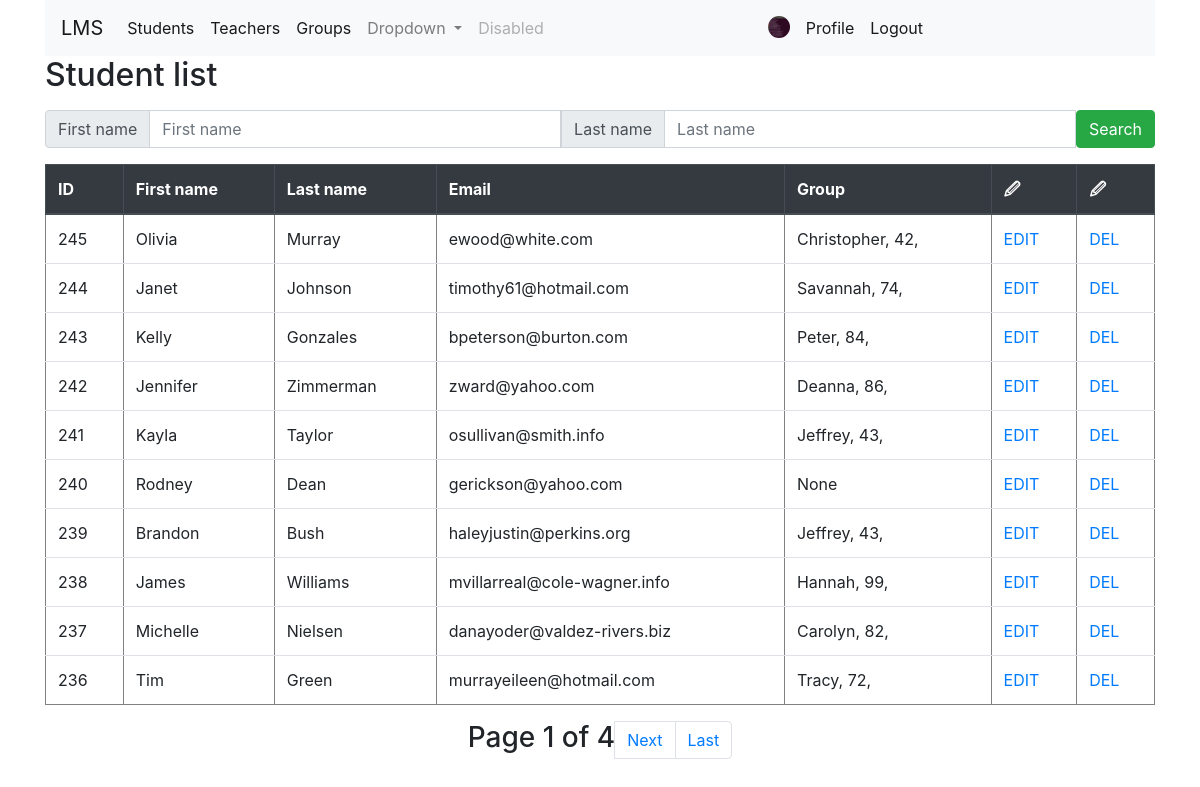
Screenshot of /students/ (signed in) with the database file from the repository.
### user_account/models.py (models this page shows)
class UserAccountProfile(models.Model):
    user = models.OneToOneField(
        User, on_delete=models.CASCADE, related_name='profile'
    )
    image = models.ImageField(default='default.jpg', upload_to='pics')

### student/models.py (models this page shows, shortened)
class Student(models.Model):
    first_name = models.CharField(max_length=40, null=False)
    last_name = models.CharField(max_length=20, null=False)
    email = models.EmailField(max_length=50, null=True, db_index=True)
    birthday = models.DateField(default=datetime.date.today)
    phone_number = models.CharField(max_length=25, default=380000000000, unique=True)
    group = models.ForeignKey(to=Group, null=True, on_delete=models.SET_NULL, related_name='students')

### group/models.py (models this page shows, shortened)
class Group(models.Model):
    name_group = models.CharField(max_length=15, null=False)
    number_of_group = models.IntegerField(validators=[MinValueValidator(0), MaxValueValidator(99)], null=False)
    teacher = models.ForeignKey(to=Teacher, null=True, on_delete=models.SET_NULL, related_name='groups')
    classroom = models.ManyToManyField(to=ClassRoom, null=True, related_name='groups')
    def __str__(self):
        return f'{self.name_group},' \
               f' {self.number_of_group},'

### student/views.py (the view)
# urls.py: path('', StudentsListView.as_view(), name='list'),
class StudentsListView(LoginRequiredMixin, ListView):
    model = Student
    template_name = 'students_list.html'
    context_object_name = 'students_list'
    login_url = reverse_lazy('login')
    paginate_by = 10
    def get_queryset(self):
        request = self.request
        qs = super().get_queryset()
        qs = qs.select_related('group')
        qs = qs.order_by('-id')
        if request.GET.get("fname") or request.GET.get('lname'):
            qs = qs.filter(Q(first_name=request.GET.get("fname")) | Q(last_name=request.GET.get("lname")))
        return qs
    def get_context_data(self, *, object_list=None, **kwargs):
        context = super().get_context_data(object_list=None, **kwargs)
        params = self.request.GET
        context['title'] = 'Student list'
        context['query_params'] = urlencode({k: v for k, v in params.items() if k != 'page'})
        return context

### student/templates/students_list.html (shortened to what this page needs)
{% extends 'base.html' %}
{% block content %}
<form>
    <div class="input-group mb-3">
        <div class="input-group-prepend">
            <span class="input-group-text" id="basic-addon1">First name</span>
        </div>
        <input name="fname" type="text" class="form-control" placeholder="First name" aria-label="firstname"
               aria-describedby="basic-addon1">
        <div class="input-group-prepend">
            <span class="input-group-text" id="basic-addon1">Last name</span>
        </div>
        <input name="lname" type="text" class="form-control" placeholder="Last name" aria-label="lastname"
               aria-describedby="basic-addon1">
        <button type="submit" class="btn btn-success">Search</button>
    </div>
</form>
{% include 'includes/students_table.html' %}
{% endblock %}

### templates/base.html (shortened to what this page needs)
<!DOCTYPE html>
<html lang="en">
<head>
    <link rel="stylesheet" href="https://stackpath.bootstrapcdn.com/bootstrap/4.5.0/css/bootstrap.min.css"
>
</head>
<body>
<div class="container">
    <nav class="navbar navbar-expand-lg navbar-light bg-light">
        <a class="navbar-brand" href="{% url 'index' %}">LMS</a>
        <div class="collapse navbar-collapse" id="navbarSupportedContent">
            <ul class="navbar-nav mr-auto">
                <li class="nav-item active">
                    <a class="nav-link" href="{% url 'students:list' %}">Students <span class="sr-only">(current)</span></a>
                </li>
                <li class="nav-item active">
                    <a class="nav-link" href="{% url 'teachers:list' %}">Teachers <span class="sr-only">(current)</span></a>
                </li>
                <li class="nav-item active">
                    <a class="nav-link" href="{% url 'groups:list' %}">Groups <span class="sr-only">(current)</span></a>
                </li>
                <li class="nav-item dropdown">
                    <a class="nav-link dropdown-toggle" href="#" id="navbarDropdown" role="button"
                       data-toggle="dropdown" aria-haspopup="true" aria-expanded="false">
                        Dropdown
                    </a>
                </li>
                <li class="nav-item">
                    <a class="nav-link disabled" href="#" tabindex="-1" aria-disabled="true">Disabled</a>
                </li>
            </ul>
            <ul class="navbar-nav mr-auto">
                {% if user.is_authenticated %}
                <div class="img-circle.vert">
                    <img class="rounded-circle p-1 m-1" width="30" height="30" src="{{ user.profile.image.url }}">
                </div>
                <li class="nav-item active">
                    <a class="nav-link" href="{% url 'profile' %}">Profile <span class="sr-only">(current)</span></a>
                </li>
                <li class="nav-item active">
                    <a class="nav-link" href="{% url 'logout' %}">Logout <span class="sr-only">(current)</span></a>
                </li>
                {% endif %}
            </ul>
        </div>
    </nav>
    <h2>{{ title }}</h2>
    {% block content %}
    {% endblock %}
</div>
</body>
</html>

### student/templates/includes/students_table.html
{% if students_list %}
    <table border="1px" class="table table-hover">
        <thead class="thead-dark">
        <tr>
          <th>ID</th>
          <th>First name</th>
          <th>Last name</th>
          <th>Email</th>
          <th>Group</th>
          <th>🖉</th>
          <th>🖉</th>
        </tr>
        </thead>
        {% for student in students_list %}
            <tr>
              <td> {{ student.id }}</td>
              <td> {{ student.first_name }}</td>
              <td> {{ student.last_name }}</td>
              <td> {{ student.email }}</td>
              <td> {{ student.group }}</td>
              <td> <a href="{% url 'students:edit'  student.id %}">EDIT</a></td>
            <td> <a href="{% url 'students:delete'  student.id %}">DEL</a></td>
            </tr>
        {% endfor %}
    </table>
<div class="='p-1 m-1'">
    {% include 'includes/pagination.html' %}
</div>
{% else %}
    <p>Sorry, list is empty</p>
{% endif %}

### templates/includes/pagination.html (shortened to what this page needs)
<nav aria-label="Page navigation example pg-blue">
        <ul class="pagination justify-content-center">
            <h3>Page {{ page_obj.number }} of {{paginator.num_pages }} </h3>
            <li class="page-item">
                {% if page_obj.has_next %}
                {% if page.obj.next_page_number != paginator.num_pages %}
                <a class="page-link" href="?page={{ page_obj.next_page_number }}&{{ query_params }}">Next</a>
                {% endif %}
            </li>
            <li class="page-item">
                <a class="page-link" href="?page={{ page_obj.paginator.num_pages }}">Last</a>
                {% endif %}
            </li>
        </ul>
    </nav>

### rows the page displays
Student: id "245", first_name "Olivia", last_name "Murray", email "ewood@white.com", group "Christopher, 42,"
Student: id "244", first_name "Janet", last_name "Johnson", email "timothy61@hotmail.com", group "Savannah, 74,"
Student: id "243", first_name "Kelly", last_name "Gonzales", email "bpeterson@burton.com", group "Peter, 84,"
Student: id "242", first_name "Jennifer", last_name "Zimmerman", email "zward@yahoo.com", group "Deanna, 86,"
Student: id "241", first_name "Kayla", last_name "Taylor", email "osullivan@smith.info", group "Jeffrey, 43,"
Student: id "240", first_name "Rodney", last_name "Dean", email "gerickson@yahoo.com", group "None"
Student: id "239", first_name "Brandon", last_name "Bush", email "haleyjustin@perkins.org", group "Jeffrey, 43,"
Student: id "238", first_name "James", last_name "Williams", email "mvillarreal@cole-wagner.info", group "Hannah, 99,"
Student: id "237", first_name "Michelle", last_name "Nielsen", email "danayoder@valdez-rivers.biz", group "Carolyn, 82,"
Student: id "236", first_name "Tim", last_name "Green", email "murrayeileen@hotmail.com", group "Tracy, 72,"

### other values shown
{{ title }} "Student list"
{{ page_obj.number }} "1"
{{ paginator.num_pages }} "4"
